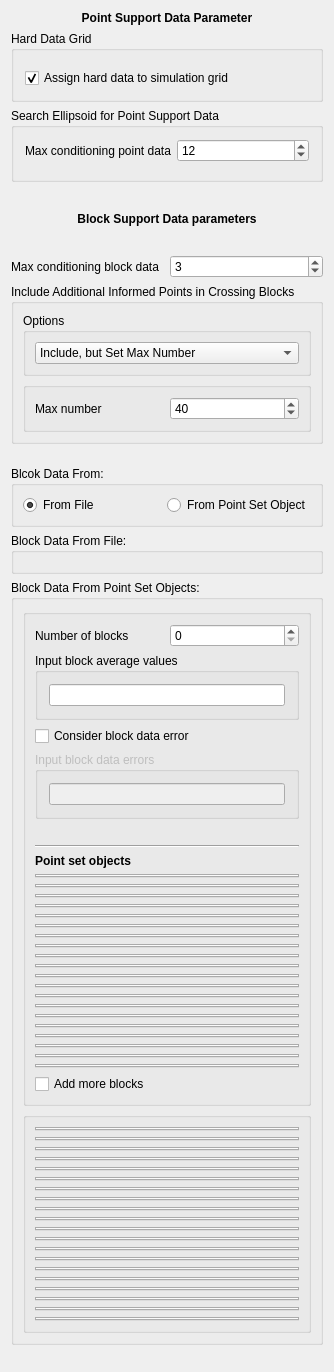
     <widget class="QWidget" name="tab2">
      <attribute name="title">
       <string>Data</string>
      </attribute>
      <layout class="QVBoxLayout">
       <item>
        <widget class="QLabel" name="textLabel1">
         <property name="font">
          <font>
           <weight>75</weight>
           <bold>true</bold>
          </font>
         </property>
         <property name="text">
          <string>Point Support Data Parameter</string>
         </property>
         <property name="alignment">
          <set>Qt::AlignCenter</set>
         </property>
         <property name="wordWrap">
          <bool>false</bool>
         </property>
        </widget>
       </item>
       <item>
        <widget class="Q3GroupBox" name="GroupBox3">
         <property name="title">
          <string>Hard Data Grid</string>
         </property>
         <layout class="QVBoxLayout">
          <property name="spacing">
           <number>6</number>
          </property>
          <property name="margin">
           <number>11</number>
          </property>
          <item>
           <widget class="PropertySelector" name="Hard_Data"/>
          </item>
          <item>
           <widget class="QCheckBox" name="Assign_Hard_Data">
            <property name="enabled">
             <bool>true</bool>
            </property>
            <property name="text">
             <string>Assign hard data to simulation grid</string>
            </property>
            <property name="checked">
             <bool>true</bool>
            </property>
           </widget>
          </item>
         </layout>
        </widget>
       </item>
       <item>
        <widget class="Q3GroupBox" name="GroupBox9">
         <property name="sizePolicy">
          <sizepolicy hsizetype="Preferred" vsizetype="Fixed">
           <horstretch>0</horstretch>
           <verstretch>0</verstretch>
          </sizepolicy>
         </property>
         <property name="title">
          <string>Search Ellipsoid for Point Support Data</string>
         </property>
         <layout class="QVBoxLayout">
          <property name="spacing">
           <number>6</number>
          </property>
          <property name="margin">
           <number>11</number>
          </property>
          <item>
           <layout class="QHBoxLayout">
            <property name="spacing">
             <number>6</number>
            </property>
            <property name="margin">
             <number>0</number>
            </property>
            <item>
             <widget class="QLabel" name="TextLabel2_2_2_2_3">
              <property name="text">
               <string>Max conditioning point data</string>
              </property>
              <property name="wordWrap">
               <bool>false</bool>
              </property>
             </widget>
            </item>
            <item>
             <widget class="QSpinBox" name="Max_Conditioning_Data_Point">
              <property name="minimum">
               <number>0</number>
              </property>
              <property name="maximum">
               <number>20000</number>
              </property>
              <property name="value">
               <number>12</number>
              </property>
             </widget>
            </item>
           </layout>
          </item>
          <item>
           <widget class="EllipsoidInput" name="Search_Ellipsoid_Point">
            <property name="title" stdset="0">
             <string/>
            </property>
           </widget>
          </item>
         </layout>
        </widget>
       </item>
       <item>
        <spacer name="spacer17">
         <property name="orientation">
          <enum>Qt::Vertical</enum>
         </property>
         <property name="sizeType">
          <enum>QSizePolicy::Fixed</enum>
         </property>
         <property name="sizeHint" stdset="0">
          <size>
           <width>20</width>
           <height>20</height>
          </size>
         </property>
        </spacer>
       </item>
       <item>
        <layout class="QHBoxLayout">
         <item>
          <spacer name="spacer20">
           <property name="orientation">
            <enum>Qt::Horizontal</enum>
           </property>
           <property name="sizeType">
            <enum>QSizePolicy::Fixed</enum>
           </property>
           <property name="sizeHint" stdset="0">
            <size>
             <width>20</width>
             <height>20</height>
            </size>
           </property>
          </spacer>
         </item>
         <item>
          <widget class="QLabel" name="block_label">
           <property name="font">
            <font>
             <weight>75</weight>
             <bold>true</bold>
            </font>
           </property>
           <property name="text">
            <string>Block Support Data parameters</string>
           </property>
           <property name="alignment">
            <set>Qt::AlignCenter</set>
           </property>
           <property name="wordWrap">
            <bool>false</bool>
           </property>
          </widget>
         </item>
         <item>
          <spacer name="spacer18">
           <property name="orientation">
            <enum>Qt::Horizontal</enum>
           </property>
           <property name="sizeType">
            <enum>QSizePolicy::Fixed</enum>
           </property>
           <property name="sizeHint" stdset="0">
            <size>
             <width>20</width>
             <height>21</height>
            </size>
           </property>
          </spacer>
         </item>
        </layout>
       </item>
       <item>
        <spacer name="spacer17_2">
         <property name="orientation">
          <enum>Qt::Vertical</enum>
         </property>
         <property name="sizeType">
          <enum>QSizePolicy::Fixed</enum>
         </property>
         <property name="sizeHint" stdset="0">
          <size>
           <width>20</width>
           <height>20</height>
          </size>
         </property>
        </spacer>
       </item>
       <item>
        <layout class="QHBoxLayout">
         <item>
          <widget class="QLabel" name="TextLabel2_2_2_2_3_2_2">
           <property name="text">
            <string>Max conditioning block data</string>
           </property>
           <property name="wordWrap">
            <bool>false</bool>
           </property>
          </widget>
         </item>
         <item>
          <widget class="QSpinBox" name="Max_Conditioning_Data_Block">
           <property name="minimum">
            <number>0</number>
           </property>
           <property name="maximum">
            <number>200</number>
           </property>
           <property name="value">
            <number>3</number>
           </property>
          </widget>
         </item>
        </layout>
       </item>
       <item>
        <widget class="GsTLGroupBox" name="MaxPointInBlocksBox_2">
         <property name="title">
          <string>Include Additional Informed Points in Crossing Blocks</string>
         </property>
         <property name="keyword" stdset="0">
          <string>Use All Available</string>
         </property>
         <property name="displayed" stdset="0">
          <bool>true</bool>
         </property>
         <layout class="QVBoxLayout">
          <item>
           <widget class="Q3GroupBox" name="groupBox25_3_2_3">
            <property name="title">
             <string>Options</string>
            </property>
            <layout class="QVBoxLayout">
             <item>
              <widget class="QComboBox" name="Search_Points_In_Blocks_Method">
               <item>
                <property name="text">
                 <string>Include, but Set Max Number</string>
                </property>
               </item>
               <item>
                <property name="text">
                 <string>Not Include</string>
                </property>
               </item>
               <item>
                <property name="text">
                 <string>Include All Available</string>
                </property>
               </item>
              </widget>
             </item>
            </layout>
           </widget>
          </item>
          <item>
           <widget class="GsTLGroupBox" name="MaxPointInBlocksBox">
            <property name="title">
             <string/>
            </property>
            <property name="keyword" stdset="0">
             <string>Include, but Set Max Number</string>
            </property>
            <property name="displayed" stdset="0">
             <bool>true</bool>
            </property>
            <layout class="QVBoxLayout">
             <item>
              <layout class="QHBoxLayout">
               <property name="spacing">
                <number>6</number>
               </property>
               <property name="margin">
                <number>0</number>
               </property>
               <item>
                <widget class="QLabel" name="TextLabel2_2_2_2_3_2">
                 <property name="text">
                  <string>Max number</string>
                 </property>
                 <property name="wordWrap">
                  <bool>false</bool>
                 </property>
                </widget>
               </item>
               <item>
                <widget class="QSpinBox" name="Max_Cond_Points_In_Blocks">
                 <property name="minimum">
                  <number>0</number>
                 </property>
                 <property name="maximum">
                  <number>20000</number>
                 </property>
                 <property name="value">
                  <number>40</number>
                 </property>
                </widget>
               </item>
              </layout>
             </item>
            </layout>
           </widget>
          </item>
         </layout>
        </widget>
       </item>
       <item>
        <spacer name="spacer19_2_2">
         <property name="orientation">
          <enum>Qt::Vertical</enum>
         </property>
         <property name="sizeType">
          <enum>QSizePolicy::Fixed</enum>
         </property>
         <property name="sizeHint" stdset="0">
          <size>
           <width>20</width>
           <height>16</height>
          </size>
         </property>
        </spacer>
       </item>
       <item>
        <widget class="Q3ButtonGroup" name="BlockDataSelectBox">
         <property name="title">
          <string>Blcok Data From:</string>
         </property>
         <layout class="QHBoxLayout">
          <item>
           <widget class="QRadioButton" name="Block_From_File">
            <property name="text">
             <string>From File</string>
            </property>
            <property name="checked">
             <bool>true</bool>
            </property>
           </widget>
          </item>
          <item>
           <widget class="QRadioButton" name="Block_From_Pset">
            <property name="text">
             <string>From Point Set Object</string>
            </property>
           </widget>
          </item>
         </layout>
        </widget>
       </item>
       <item>
        <widget class="GsTLGroupBox" name="BlockDataFileBox">
         <property name="title">
          <string>Block Data From File:</string>
         </property>
         <property name="keyword" stdset="0">
          <string>Block_From_File</string>
         </property>
         <layout class="QVBoxLayout">
          <item>
           <widget class="FileChooser" name="Block_Data_File"/>
          </item>
         </layout>
        </widget>
       </item>
       <item>
        <widget class="GsTLGroupBox" name="ObjectsBoxAll">
         <property name="title">
          <string>Block Data From Point Set Objects:</string>
         </property>
         <property name="keyword" stdset="0">
          <string>Block_From_Pset</string>
         </property>
         <property name="displayed" stdset="0">
          <bool>false</bool>
         </property>
         <property name="activated" stdset="0">
          <bool>true</bool>
         </property>
         <layout class="QVBoxLayout">
          <item>
           <widget class="GsTLGroupBox" name="ObjectsBox1">
            <property name="title">
             <string/>
            </property>
            <property name="keyword" stdset="0">
             <string>ObjectRadioButton</string>
            </property>
            <property name="displayed" stdset="0">
             <bool>true</bool>
            </property>
            <property name="activated" stdset="0">
             <bool>true</bool>
            </property>
            <layout class="QVBoxLayout">
             <item>
              <layout class="QHBoxLayout">
               <item>
                <widget class="QLabel" name="TextLabel1_6_3">
                 <property name="text">
                  <string>Number of blocks</string>
                 </property>
                 <property name="wordWrap">
                  <bool>false</bool>
                 </property>
                </widget>
               </item>
               <item>
                <widget class="QSpinBox" name="Number_of_Blocks"/>
               </item>
              </layout>
             </item>
             <item>
              <widget class="Q3GroupBox" name="GroupBox4">
               <property name="enabled">
                <bool>true</bool>
               </property>
               <property name="title">
                <string>Input block average values</string>
               </property>
               <layout class="QHBoxLayout">
                <property name="spacing">
                 <number>6</number>
                </property>
                <property name="margin">
                 <number>11</number>
                </property>
                <item>
                 <widget class="QLineEdit" name="Block_Average_Values">
                  <property name="toolTip">
                   <string>enter values separated by a space</string>
                  </property>
                 </widget>
                </item>
               </layout>
              </widget>
             </item>
             <item>
              <widget class="QCheckBox" name="Consider_Block_Error">
               <property name="text">
                <string>Consider block data error</string>
               </property>
              </widget>
             </item>
             <item>
              <widget class="Q3GroupBox" name="BlockErrorBox">
               <property name="enabled">
                <bool>false</bool>
               </property>
               <property name="title">
                <string>Input block data errors</string>
               </property>
               <layout class="QHBoxLayout">
                <property name="spacing">
                 <number>6</number>
                </property>
                <property name="margin">
                 <number>11</number>
                </property>
                <item>
                 <widget class="QLineEdit" name="Block_Error_Variance">
                  <property name="toolTip">
                   <string/>
                  </property>
                 </widget>
                </item>
               </layout>
              </widget>
             </item>
             <item>
              <spacer name="spacer33_3_3_2">
               <property name="orientation">
                <enum>Qt::Vertical</enum>
               </property>
               <property name="sizeType">
                <enum>QSizePolicy::Expanding</enum>
               </property>
               <property name="sizeHint" stdset="0">
                <size>
                 <width>20</width>
                 <height>20</height>
                </size>
               </property>
              </spacer>
             </item>
             <item>
              <widget class="Line" name="line1">
               <property name="frameShape">
                <enum>QFrame::HLine</enum>
               </property>
               <property name="frameShadow">
                <enum>QFrame::Sunken</enum>
               </property>
              </widget>
             </item>
             <item>
              <widget class="QLabel" name="textLabel1_4">
               <property name="text">
                <string>&lt;b&gt;Point set objects&lt;/b&gt;</string>
               </property>
               <property name="wordWrap">
                <bool>false</bool>
               </property>
              </widget>
             </item>
             <item>
              <widget class="GridSelector" name="Block_Grid_0"/>
             </item>
             <item>
              <widget class="GridSelector" name="Block_Grid_1"/>
             </item>
             <item>
              <widget class="GridSelector" name="Block_Grid_2"/>
             </item>
             <item>
              <widget class="GridSelector" name="Block_Grid_3"/>
             </item>
             <item>
              <widget class="GridSelector" name="Block_Grid_4"/>
             </item>
             <item>
              <widget class="GridSelector" name="Block_Grid_5"/>
             </item>
             <item>
              <widget class="GridSelector" name="Block_Grid_6"/>
             </item>
             <item>
              <widget class="GridSelector" name="Block_Grid_7"/>
             </item>
             <item>
              <widget class="GridSelector" name="Block_Grid_8"/>
             </item>
             <item>
              <widget class="GridSelector" name="Block_Grid_9"/>
             </item>
             <item>
              <widget class="GridSelector" name="Block_Grid_10"/>
             </item>
             <item>
              <widget class="GridSelector" name="Block_Grid_11"/>
             </item>
             <item>
              <widget class="GridSelector" name="Block_Grid_12"/>
             </item>
             <item>
              <widget class="GridSelector" name="Block_Grid_13"/>
             </item>
             <item>
              <widget class="GridSelector" name="Block_Grid_14"/>
             </item>
             <item>
              <widget class="GridSelector" name="Block_Grid_15"/>
             </item>
             <item>
              <widget class="GridSelector" name="Block_Grid_16"/>
             </item>
             <item>
              <widget class="GridSelector" name="Block_Grid_17"/>
             </item>
             <item>
              <widget class="GridSelector" name="Block_Grid_18"/>
             </item>
             <item>
              <widget class="GridSelector" name="Block_Grid_19"/>
             </item>
             <item>
              <widget class="QCheckBox" name="AddMoreBlock">
               <property name="text">
                <string>Add more blocks</string>
               </property>
              </widget>
             </item>
            </layout>
           </widget>
          </item>
          <item>
           <widget class="GsTLGroupBox" name="ObjectsBox2">
            <property name="title">
             <string/>
            </property>
            <property name="keyword" stdset="0">
             <string>AddMoreBlock2</string>
            </property>
            <property name="displayed" stdset="0">
             <bool>false</bool>
            </property>
            <property name="activated" stdset="0">
             <bool>true</bool>
            </property>
            <layout class="QVBoxLayout">
             <item>
              <widget class="GridSelector" name="Block_Grid_20"/>
             </item>
             <item>
              <widget class="GridSelector" name="Block_Grid_21"/>
             </item>
             <item>
              <widget class="GridSelector" name="Block_Grid_22"/>
             </item>
             <item>
              <widget class="GridSelector" name="Block_Grid_23"/>
             </item>
             <item>
              <widget class="GridSelector" name="Block_Grid_24"/>
             </item>
             <item>
              <widget class="GridSelector" name="Block_Grid_25"/>
             </item>
             <item>
              <widget class="GridSelector" name="Block_Grid_26"/>
             </item>
             <item>
              <widget class="GridSelector" name="Block_Grid_27"/>
             </item>
             <item>
              <widget class="GridSelector" name="Block_Grid_28"/>
             </item>
             <item>
              <widget class="GridSelector" name="Block_Grid_29"/>
             </item>
             <item>
              <widget class="GridSelector" name="Block_Grid_30"/>
             </item>
             <item>
              <widget class="GridSelector" name="Block_Grid_31"/>
             </item>
             <item>
              <widget class="GridSelector" name="Block_Grid_32"/>
             </item>
             <item>
              <widget class="GridSelector" name="Block_Grid_33"/>
             </item>
             <item>
              <widget class="GridSelector" name="Block_Grid_34"/>
             </item>
             <item>
              <widget class="GridSelector" name="Block_Grid_35"/>
             </item>
             <item>
              <widget class="GridSelector" name="Block_Grid_36"/>
             </item>
             <item>
              <widget class="GridSelector" name="Block_Grid_37"/>
             </item>
             <item>
              <widget class="GridSelector" name="Block_Grid_38"/>
             </item>
             <item>
              <widget class="GridSelector" name="Block_Grid_39"/>
             </item>
            </layout>
           </widget>
          </item>
         </layout>
        </widget>
       </item>
       <item>
        <spacer name="spacer33_3_2_2_2">
         <property name="orientation">
          <enum>Qt::Vertical</enum>
         </property>
         <property name="sizeType">
          <enum>QSizePolicy::Expanding</enum>
         </property>
         <property name="sizeHint" stdset="0">
          <size>
           <width>20</width>
           <height>16</height>
          </size>
         </property>
        </spacer>
       </item>
      </layout>
     </widget>
